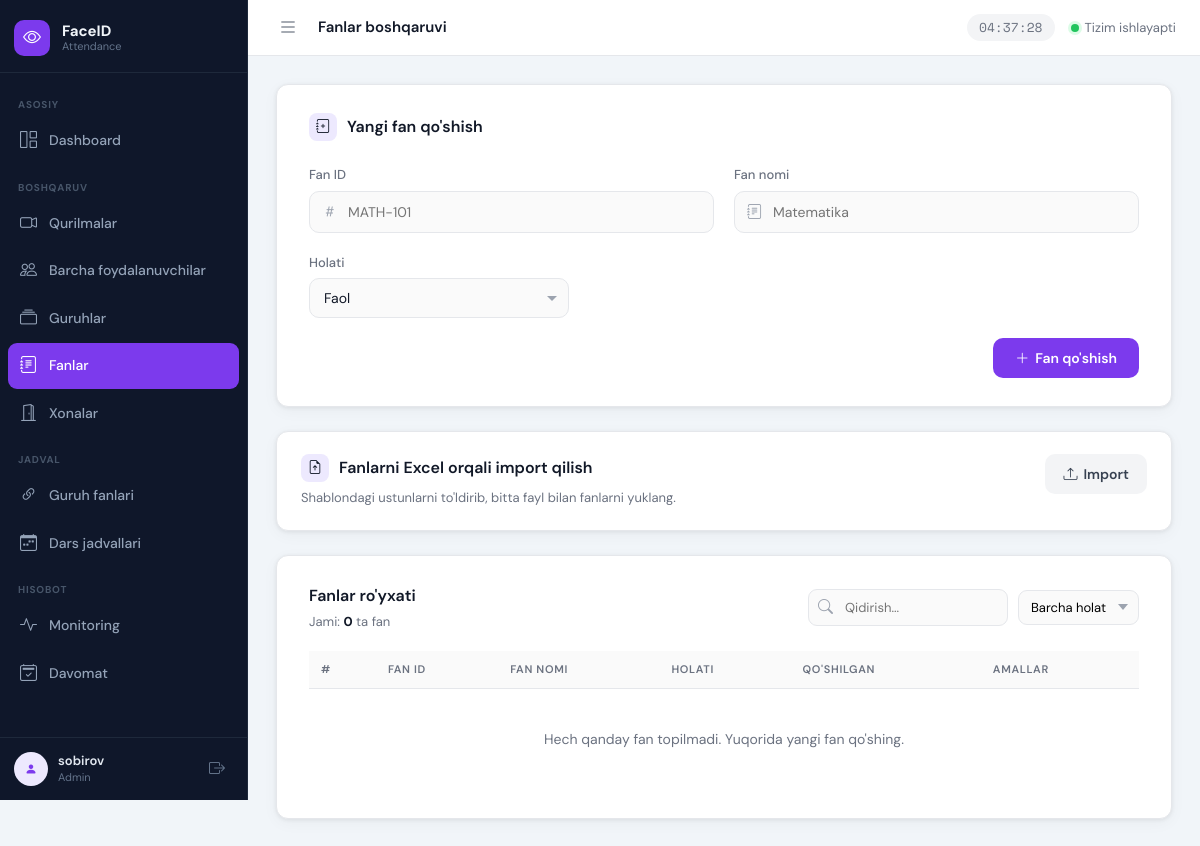
The page /subjects/ (signed in) on the database as committed earlier.
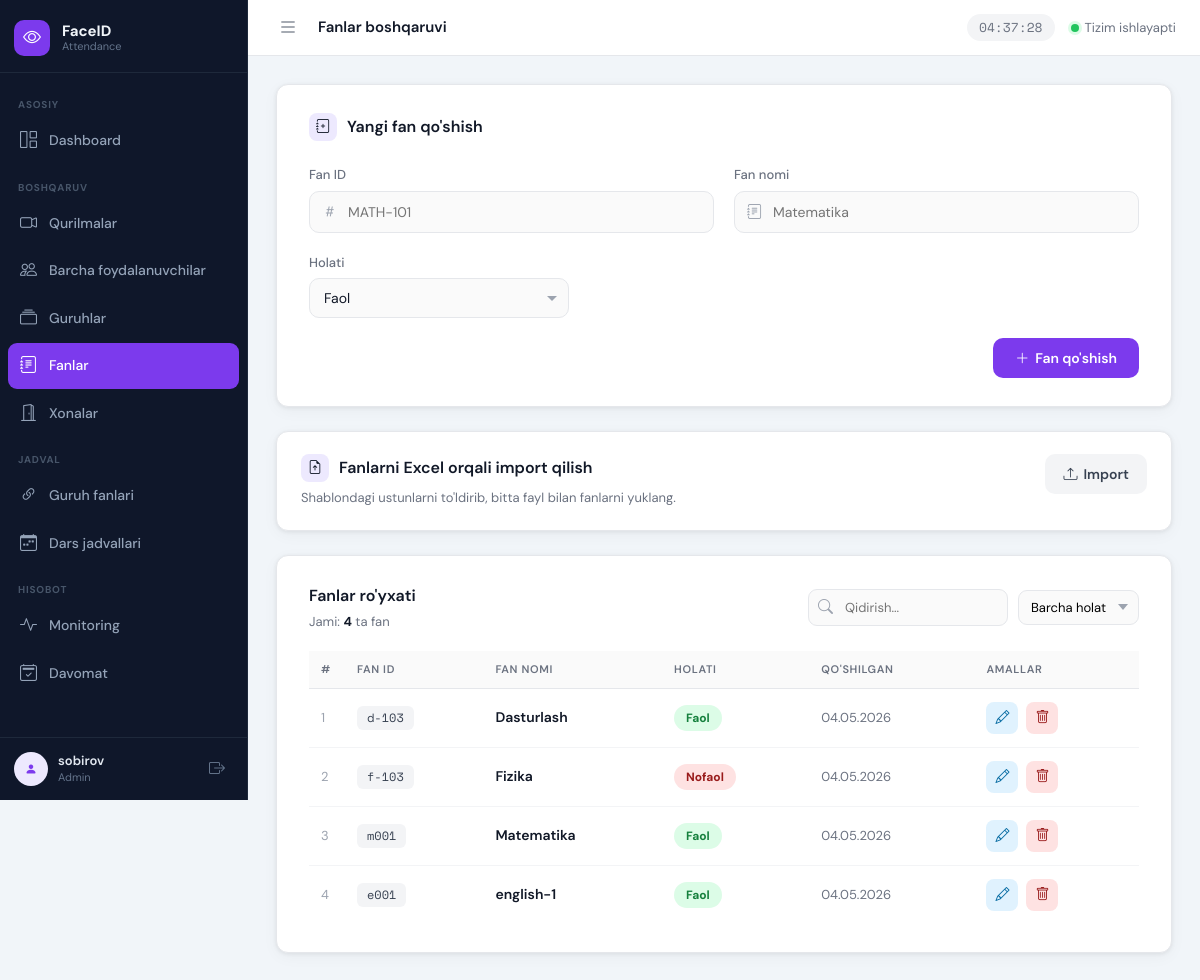
The same page on the database as committed later.
### apps/subjects/models.py (models this page shows, shortened)
class Subject(models.Model):
    subject_id = models.CharField(max_length=100, unique=True, verbose_name="Fan ID")
    subject_name = models.CharField(max_length=150, unique=True, verbose_name="Fan nomi")
    is_active = models.BooleanField(default=True, verbose_name="Faol")
    created_at = models.DateTimeField(auto_now_add=True)
    class Meta:
        verbose_name = "Fan"
        verbose_name_plural = "Fanlar"
        ordering = ['subject_name']

### apps/subjects/views.py (the view, shortened to what this page needs)
# urls.py: path('', views.subject_list, name='subject_list'),
@login_required
def subject_list(request):
    error = None
    subjects_queryset = Subject.objects.all()
    paginator = Paginator(subjects_queryset, 20)
    page_obj = paginator.get_page(request.GET.get('page'))
    return render(request, 'subjects/subject_list.html', {
        'subjects': page_obj,
        'page_obj': page_obj,
        'paginator': paginator,
        'total_subjects': paginator.count,
        'error': error,
    })

### apps/subjects/templates/subjects/subject_list.html (shortened to what the changed rows need)
{% extends 'base.html' %}
{% load static %}
{% block extra_css %}
<link rel="stylesheet" href="{% static 'user_management/user_management.css' %}">
{% endblock %}
{% block content %}
<div class="card">
    <div class="table-header">
        <div>
            <h2>Fanlar ro'yxati</h2>
            <div class="table-meta">
                Jami: <strong>{{ total_subjects }}</strong> ta fan
            </div>
        </div>
    </div>
    <table id="subjectsTable">
        <thead>
            <tr>
                <th>#</th>
                <th>Fan ID</th>
                <th>Fan nomi</th>
                <th>Holati</th>
                <th>Qo'shilgan</th>
                <th>Amallar</th>
            </tr>
        </thead>
        <tbody>
            {% for subject in subjects %}
            <tr
                data-subject-pk="{{ subject.id }}"
                data-subject-id="{{ subject.subject_id }}"
                data-subject-name="{{ subject.subject_name }}"
                data-status="{% if subject.is_active %}active{% else %}inactive{% endif %}"
            >
                <td class="row-num">{{ page_obj.start_index|add:forloop.counter0 }}</td>
                <td><span class="id-badge subject-id-value">{{ subject.subject_id }}</span></td>
                <td class="name subject-name-value">{{ subject.subject_name }}</td>
                <td>
                    <button
                        class="status-btn {% if subject.is_active %}active{% else %}inactive{% endif %}"
                        title="Holatni almashtirish"
                        type="button"
                        data-action="toggle-status"
                    >
                        {% if subject.is_active %}Faol{% else %}Nofaol{% endif %}
                    </button>
                </td>
                <td class="date-cell">{{ subject.created_at|date:"d.m.Y" }}</td>
                <td class="actions-cell">
                    <button class="edit-btn" type="button" data-action="edit" title="Tahrirlash">
                        <i class="bi bi-pencil"></i>
                    </button>
                    <button class="delete-btn" type="button" data-action="delete" title="O'chirish">
                        <i class="bi bi-trash"></i>
                    </button>
                </td>
            </tr>
            {% empty %}
            <tr>
                <td colspan="6" class="empty-row">
                    Hech qanday fan topilmadi. Yuqorida yangi fan qo'shing.
                </td>
            </tr>
            {% endfor %}
        </tbody>
    </table>
</div>
{% endblock %}

Rows that differ between the two databases and show on the page:
added Subject: start_index|add "1", subject_id "d-103", subject_name "Dasturlash", shows "Faol", created_at "04.05.2026"
added Subject: start_index|add "2", subject_id "f-103", subject_name "Fizika", is_active "Nofaol", created_at "04.05.2026"
added Subject: start_index|add "3", subject_id "m001", subject_name "Matematika", is_active "Faol", created_at "04.05.2026"
added Subject: start_index|add "4", subject_id "e001", subject_name "english-1", is_active "Faol", created_at "04.05.2026"
Other text that changed with them:
{{ total_subjects }}: "0" → "4"
text no longer shown: "Hech qanday fan topilmadi. Yuqorida yangi fan qo'shing."
